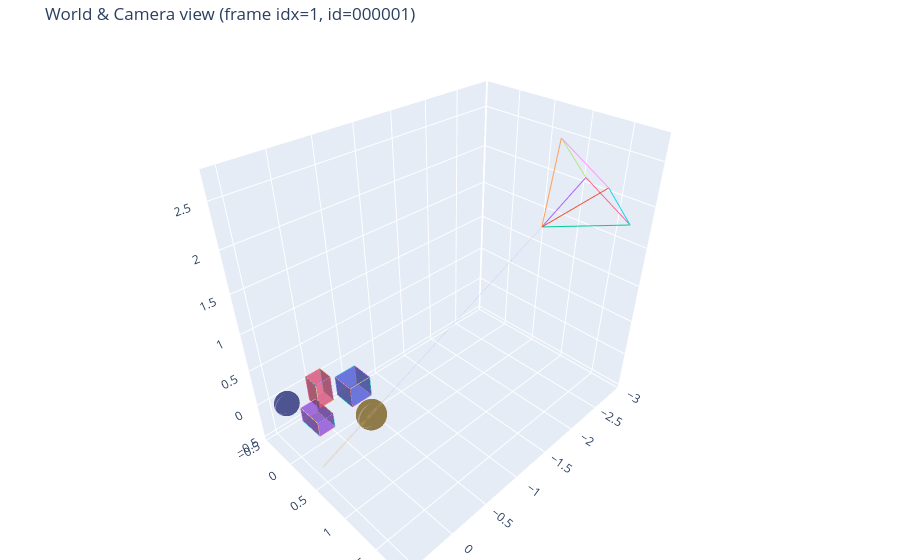

The code cell stored with this chart in its notebook:
### Code cell
from nerflab.viz import plot_world_interactive
if show_world:
    # try:
        world = load_world(world_json_path)
        cam = camera_from_loaded_H(batch["H_wc"])  
        idx = max(0, min(idx_frame_render, cam.B - 1))
        title = f"World & Camera view (frame idx={idx}, id={frame_ids[idx]})" if idx is not None else "All cam poses"

        idx_per_pose = torch.tensor([[idx_ray_render]], dtype=torch.long)

        fig, _ = plot_world_interactive(
            world,
            cameras=cam,
            cam_indices=[idx] if idx is not None else "all",
            draw_rays=True,
            draw_samples=True,
            rays_indices=idx_per_pose,
            samples_deterministic=False,
            ray_alpha=0.25,
            samples_alpha=0.1,
            shape_edge_alpha=1.0,
            shape_face_alpha=0.6,
            set_labels=False,
            title=title,
            save_html=f"{scene_dir}/world_view.html",  # interactive output
            show=True,
        )
        # Optional static preview if you also want a PNG (requires `pip install kaleido`)
        # fig.write_image(f"{scene_dir}/world_view.png", scale=2)
    # except Exception as e:
    #     print("[Warn] World Plotly view skipped due to error:", e)

### Figure 1 — Plotly figure (JSON) as saved in the notebook; plotly's stock layout.template omitted (floating-point values rounded to 4 significant figures; data arrays with more than 128 entries replaced by an {"elided": "..."} marker saying what was removed)
{"data": [{"flatshading": true, "hoverinfo": "skip", "i": [0, 0, 4, 4, 0, 0, 1, 1, 2, 2, 3, 3], "j": [1, 2, 6, 7, 4, 5, 5, 6, 6, 7, 7, 4], "k": [2, 3, 5, 6, 5, 1, 6, 2, 7, 3, 4, 0], "lighting": {"ambient": 0.5, "diffuse": 0.7, "specular": 0.1}, "name": "box", "opacity": 0.6, "type": "mesh3d", "x": [-0.44, -0.16, -0.16, -0.44, -0.44, -0.16, -0.16, -0.44], "y": [-0.14, -0.14, 0.14, 0.14, -0.14, -0.14, 0.14, 0.14], "z": [-0.14, -0.14, -0.14, -0.14, 0.14, 0.14, 0.14, 0.14]}, {"line": {"width": 1}, "mode": "lines", "name": "box-edge", "opacity": 1, "showlegend": false, "type": "scatter3d", "x": [-0.44, -0.16], "y": [-0.14, -0.14], "z": [-0.14, -0.14]}, {"line": {"width": 1}, "mode": "lines", "name": "box-edge", "opacity": 1, "showlegend": false, "type": "scatter3d", "x": [-0.16, -0.16], "y": [-0.14, 0.14], "z": [-0.14, -0.14]}, {"line": {"width": 1}, "mode": "lines", "name": "box-edge", "opacity": 1, "showlegend": false, "type": "scatter3d", "x": [-0.16, -0.44], "y": [0.14, 0.14], "z": [-0.14, -0.14]}, {"line": {"width": 1}, "mode": "lines", "name": "box-edge", "opacity": 1, "showlegend": false, "type": "scatter3d", "x": [-0.44, -0.44], "y": [0.14, -0.14], "z": [-0.14, -0.14]}, {"line": {"width": 1}, "mode": "lines", "name": "box-edge", "opacity": 1, "showlegend": false, "type": "scatter3d", "x": [-0.44, -0.16], "y": [-0.14, -0.14], "z": [0.14, 0.14]}, {"line": {"width": 1}, "mode": "lines", "name": "box-edge", "opacity": 1, "showlegend": false, "type": "scatter3d", "x": [-0.16, -0.16], "y": [-0.14, 0.14], "z": [0.14, 0.14]}, {"line": {"width": 1}, "mode": "lines", "name": "box-edge", "opacity": 1, "showlegend": false, "type": "scatter3d", "x": [-0.16, -0.44], "y": [0.14, 0.14], "z": [0.14, 0.14]}, {"line": {"width": 1}, "mode": "lines", "name": "box-edge", "opacity": 1, "showlegend": false, "type": "scatter3d", "x": [-0.44, -0.44], "y": [0.14, -0.14], "z": [0.14, 0.14]}, {"line": {"width": 1}, "mode": "lines", "name": "box-edge", "opacity": 1, "showlegend": false, "type": "scatter3d", "x": [-0.44, -0.44], "y": [-0.14, -0.14], "z": [-0.14, 0.14]}, {"line": {"width": 1}, "mode": "lines", "name": "box-edge", "opacity": 1, "showlegend": false, "type": "scatter3d", "x": [-0.16, -0.16], "y": [-0.14, -0.14], "z": [-0.14, 0.14]}, {"line": {"width": 1}, "mode": "lines", "name": "box-edge", "opacity": 1, "showlegend": false, "type": "scatter3d", "x": [-0.16, -0.16], "y": [0.14, 0.14], "z": [-0.14, 0.14]}, {"line": {"width": 1}, "mode": "lines", "name": "box-edge", "opacity": 1, "showlegend": false, "type": "scatter3d", "x": [-0.44, -0.44], "y": [0.14, 0.14], "z": [-0.14, 0.14]}, {"flatshading": true, "hoverinfo": "skip", "i": [0, 0, 4, 4, 0, 0, 1, 1, 2, 2, 3, 3], "j": [1, 2, 6, 7, 4, 5, 5, 6, 6, 7, 7, 4], "k": [2, 3, 5, 6, 5, 1, 6, 2, 7, 3, 4, 0], "lighting": {"ambient": 0.5, "diffuse": 0.7, "specular": 0.1}, "name": "box", "opacity": 0.6, "type": "mesh3d", "x": [0.18, 0.38, 0.38, 0.18, 0.18, 0.38, 0.38, 0.18], "y": [-0.04, -0.04, 0.28, 0.28, -0.04, -0.04, 0.28, 0.28], "z": [-0.1, -0.1, -0.1, -0.1, 0.1, 0.1, 0.1, 0.1]}, {"line": {"width": 1}, "mode": "lines", "name": "box-edge", "opacity": 1, "showlegend": false, "type": "scatter3d", "x": [0.18, 0.38], "y": [-0.04, -0.04], "z": [-0.1, -0.1]}, {"line": {"width": 1}, "mode": "lines", "name": "box-edge", "opacity": 1, "showlegend": false, "type": "scatter3d", "x": [0.38, 0.38], "y": [-0.04, 0.28], "z": [-0.1, -0.1]}, {"line": {"width": 1}, "mode": "lines", "name": "box-edge", "opacity": 1, "showlegend": false, "type": "scatter3d", "x": [0.38, 0.18], "y": [0.28, 0.28], "z": [-0.1, -0.1]}, {"line": {"width": 1}, "mode": "lines", "name": "box-edge", "opacity": 1, "showlegend": false, "type": "scatter3d", "x": [0.18, 0.18], "y": [0.28, -0.04], "z": [-0.1, -0.1]}, {"line": {"width": 1}, "mode": "lines", "name": "box-edge", "opacity": 1, "showlegend": false, "type": "scatter3d", "x": [0.18, 0.38], "y": [-0.04, -0.04], "z": [0.1, 0.1]}, {"line": {"width": 1}, "mode": "lines", "name": "box-edge", "opacity": 1, "showlegend": false, "type": "scatter3d", "x": [0.38, 0.38], "y": [-0.04, 0.28], "z": [0.1, 0.1]}, {"line": {"width": 1}, "mode": "lines", "name": "box-edge", "opacity": 1, "showlegend": false, "type": "scatter3d", "x": [0.38, 0.18], "y": [0.28, 0.28], "z": [0.1, 0.1]}, {"line": {"width": 1}, "mode": "lines", "name": "box-edge", "opacity": 1, "showlegend": false, "type": "scatter3d", "x": [0.18, 0.18], "y": [0.28, -0.04], "z": [0.1, 0.1]}, {"line": {"width": 1}, "mode": "lines", "name": "box-edge", "opacity": 1, "showlegend": false, "type": "scatter3d", "x": [0.18, 0.18], "y": [-0.04, -0.04], "z": [-0.1, 0.1]}, {"line": {"width": 1}, "mode": "lines", "name": "box-edge", "opacity": 1, "showlegend": false, "type": "scatter3d", "x": [0.38, 0.38], "y": [-0.04, -0.04], "z": [-0.1, 0.1]}, {"line": {"width": 1}, "mode": "lines", "name": "box-edge", "opacity": 1, "showlegend": false, "type": "scatter3d", "x": [0.38, 0.38], "y": [0.28, 0.28], "z": [-0.1, 0.1]}, {"line": {"width": 1}, "mode": "lines", "name": "box-edge", "opacity": 1, "showlegend": false, "type": "scatter3d", "x": [0.18, 0.18], "y": [0.28, 0.28], "z": [-0.1, 0.1]}, {"flatshading": true, "hoverinfo": "skip", "i": [0, 0, 4, 4, 0, 0, 1, 1, 2, 2, 3, 3], "j": [1, 2, 6, 7, 4, 5, 5, 6, 6, 7, 7, 4], "k": [2, 3, 5, 6, 5, 1, 6, 2, 7, 3, 4, 0], "lighting": {"ambient": 0.5, "diffuse": 0.7, "specular": 0.1}, "name": "box", "opacity": 0.6, "type": "mesh3d", "x": [-0.1, 0.1, 0.1, -0.1, -0.1, 0.1, 0.1, -0.1], "y": [-0.34, -0.34, -0.14, -0.14, -0.34, -0.34, -0.14, -0.14], "z": [-0.18, -0.18, -0.18, -0.18, 0.18, 0.18, 0.18, 0.18]}, {"line": {"width": 1}, "mode": "lines", "name": "box-edge", "opacity": 1, "showlegend": false, "type": "scatter3d", "x": [-0.1, 0.1], "y": [-0.34, -0.34], "z": [-0.18, -0.18]}, {"line": {"width": 1}, "mode": "lines", "name": "box-edge", "opacity": 1, "showlegend": false, "type": "scatter3d", "x": [0.1, 0.1], "y": [-0.34, -0.14], "z": [-0.18, -0.18]}, {"line": {"width": 1}, "mode": "lines", "name": "box-edge", "opacity": 1, "showlegend": false, "type": "scatter3d", "x": [0.1, -0.1], "y": [-0.14, -0.14], "z": [-0.18, -0.18]}, {"line": {"width": 1}, "mode": "lines", "name": "box-edge", "opacity": 1, "showlegend": false, "type": "scatter3d", "x": [-0.1, -0.1], "y": [-0.14, -0.34], "z": [-0.18, -0.18]}, {"line": {"width": 1}, "mode": "lines", "name": "box-edge", "opacity": 1, "showlegend": false, "type": "scatter3d", "x": [-0.1, 0.1], "y": [-0.34, -0.34], "z": [0.18, 0.18]}, {"line": {"width": 1}, "mode": "lines", "name": "box-edge", "opacity": 1, "showlegend": false, "type": "scatter3d", "x": [0.1, 0.1], "y": [-0.34, -0.14], "z": [0.18, 0.18]}, {"line": {"width": 1}, "mode": "lines", "name": "box-edge", "opacity": 1, "showlegend": false, "type": "scatter3d", "x": [0.1, -0.1], "y": [-0.14, -0.14], "z": [0.18, 0.18]}, {"line": {"width": 1}, "mode": "lines", "name": "box-edge", "opacity": 1, "showlegend": false, "type": "scatter3d", "x": [-0.1, -0.1], "y": [-0.14, -0.34], "z": [0.18, 0.18]}, {"line": {"width": 1}, "mode": "lines", "name": "box-edge", "opacity": 1, "showlegend": false, "type": "scatter3d", "x": [-0.1, -0.1], "y": [-0.34, -0.34], "z": [-0.18, 0.18]}, {"line": {"width": 1}, "mode": "lines", "name": "box-edge", "opacity": 1, "showlegend": false, "type": "scatter3d", "x": [0.1, 0.1], "y": [-0.34, -0.34], "z": [-0.18, 0.18]}, {"line": {"width": 1}, "mode": "lines", "name": "box-edge", "opacity": 1, "showlegend": false, "type": "scatter3d", "x": [0.1, 0.1], "y": [-0.14, -0.14], "z": [-0.18, 0.18]}, {"line": {"width": 1}, "mode": "lines", "name": "box-edge", "opacity": 1, "showlegend": false, "type": "scatter3d", "x": [-0.1, -0.1], "y": [-0.14, -0.14], "z": [-0.18, 0.18]}, {"flatshading": true, "hoverinfo": "skip", "i": {"elided": "1482 int values"}, "j": {"elided": "1482 int values"}, "k": {"elided": "1482 int values"}, "lighting": {"ambient": 0.5, "diffuse": 0.7, "specular": 0.1}, "name": "sphere", "opacity": 0.6, "type": "mesh3d", "x": {"elided": "800 float values"}, "y": {"elided": "800 float values"}, "z": {"elided": "800 float values"}}, {"flatshading": true, "hoverinfo": "skip", "i": {"elided": "1482 int values"}, "j": {"elided": "1482 int values"}, "k": {"elided": "1482 int values"}, "lighting": {"ambient": 0.5, "diffuse": 0.7, "specular": 0.1}, "name": "sphere", "opacity": 0.6, "type": "mesh3d", "x": {"elided": "800 float values"}, "y": {"elided": "800 float values"}, "z": {"elided": "800 float values"}}, {"line": {"width": 2}, "mode": "lines", "name": "cam1", "opacity": 1, "showlegend": false, "type": "scatter3d", "x": [-2.033, -2.117], "y": [1.182, 1.829], "z": [1.863, 2.488]}, {"line": {"width": 2}, "mode": "lines", "name": "cam1", "opacity": 1, "showlegend": false, "type": "scatter3d", "x": [-2.033, -2.663], "y": [1.182, 1.829], "z": [1.863, 1.892]}, {"line": {"width": 2}, "mode": "lines", "name": "cam1", "opacity": 1, "showlegend": false, "type": "scatter3d", "x": [-2.033, -2.898], "y": [1.182, 1.086], "z": [1.863, 2.107]}, {"line": {"width": 2}, "mode": "lines", "name": "cam1", "opacity": 1, "showlegend": false, "type": "scatter3d", "x": [-2.033, -2.352], "y": [1.182, 1.086], "z": [1.863, 2.703]}, {"line": {"width": 2}, "mode": "lines", "name": "cam1", "opacity": 1, "showlegend": false, "type": "scatter3d", "x": [-2.117, -2.663], "y": [1.829, 1.829], "z": [2.488, 1.892]}, {"line": {"width": 2}, "mode": "lines", "name": "cam1", "opacity": 1, "showlegend": false, "type": "scatter3d", "x": [-2.663, -2.898], "y": [1.829, 1.086], "z": [1.892, 2.107]}, {"line": {"width": 2}, "mode": "lines", "name": "cam1", "opacity": 1, "showlegend": false, "type": "scatter3d", "x": [-2.898, -2.352], "y": [1.086, 1.086], "z": [2.107, 2.703]}, {"line": {"width": 2}, "mode": "lines", "name": "cam1", "opacity": 1, "showlegend": false, "type": "scatter3d", "x": [-2.352, -2.117], "y": [1.086, 1.829], "z": [2.703, 2.488]}, {"marker": {"opacity": 0.1, "size": 2}, "mode": "markers", "name": "samples", "showlegend": false, "type": "scatter3d", "x": [-0.2412, -0.232, -0.2146, -0.1844, -0.1661, -0.1555, -0.1402, -0.1221, -0.0989, -0.09363, -0.07481, -0.04264, -0.02318, -0.0147, -0.00341, 0.02165, 0.03506, 0.05697, 0.07913, 0.0965, 0.1093, 0.1291, 0.1484, 0.1567, 0.1785, 0.1996, 0.212, 0.231, 0.2557, 0.2756, 0.2884, 0.3026, 0.3287, 0.3367, 0.3573, 0.3856, 0.3966, 0.4134, 0.4336, 0.4462], "y": [0.5963, 0.5933, 0.5876, 0.5777, 0.5718, 0.5683, 0.5633, 0.5574, 0.5498, 0.5481, 0.5419, 0.5314, 0.5251, 0.5223, 0.5186, 0.5104, 0.506, 0.4989, 0.4916, 0.486, 0.4818, 0.4753, 0.469, 0.4663, 0.4592, 0.4523, 0.4482, 0.442, 0.434, 0.4275, 0.4233, 0.4186, 0.4101, 0.4075, 0.4008, 0.3915, 0.3879, 0.3824, 0.3759, 0.3717], "z": [0.1927, 0.1842, 0.168, 0.1398, 0.1228, 0.1129, 0.0987, 0.08175, 0.06018, 0.05527, 0.03773, 0.007759, -0.01038, -0.01828, -0.0288, -0.05215, -0.06465, -0.08506, -0.1057, -0.1219, -0.1338, -0.1523, -0.1702, -0.178, -0.1983, -0.218, -0.2295, -0.2472, -0.2702, -0.2888, -0.3007, -0.3139, -0.3383, -0.3458, -0.3649, -0.3913, -0.4016, -0.4172, -0.436, -0.4477]}, {"line": {"width": 0.8}, "mode": "lines", "name": "ray", "opacity": 0.25, "showlegend": false, "type": "scatter3d", "x": [-2.033, 0.4572], "y": [1.182, 0.3681], "z": [1.863, -0.458]}], "layout": {"margin": {"b": 0, "l": 0, "r": 0, "t": 40}, "scene": {"aspectmode": "data", "xaxis": {"showgrid": true, "title": {"text": ""}}, "yaxis": {"showgrid": true, "title": {"text": ""}}, "zaxis": {"showgrid": true, "title": {"text": ""}}}, "title": {"text": "World & Camera view (frame idx=1, id=000001)"}}}
